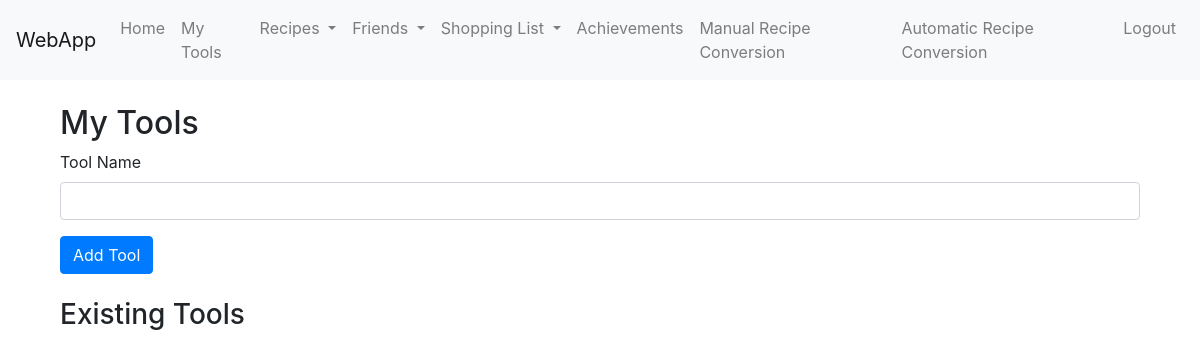
Before: /my_tools (signed in) with the older database file.
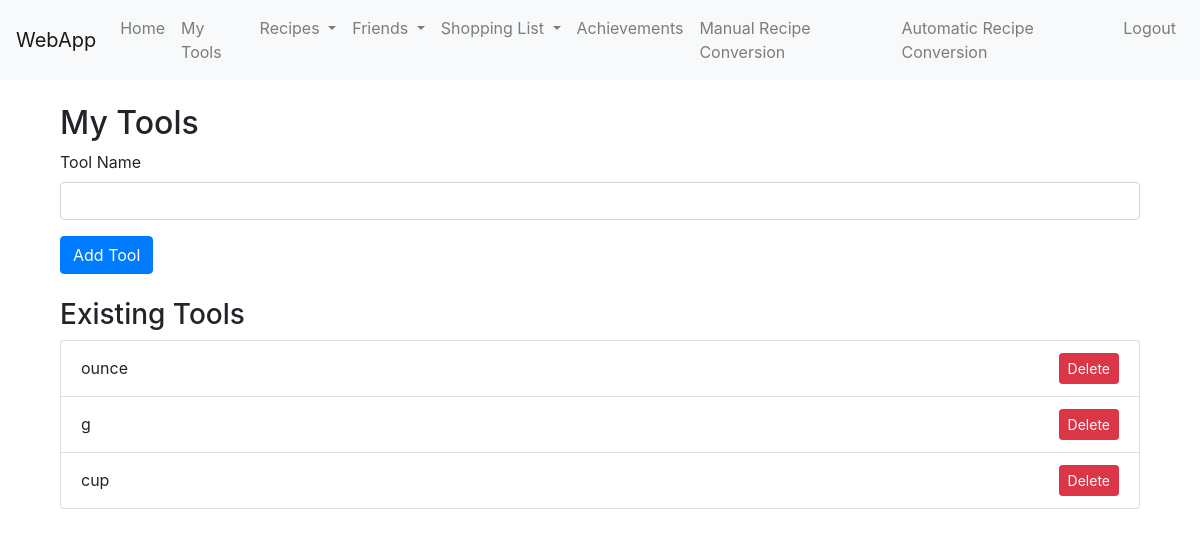
After: the same page with the newer database file.
### app/models.py (models this page shows)
class Tool(db.Model):
    id = db.Column(db.Integer, primary_key=True)
    name = db.Column(db.String(100), nullable=False)
    user_id = db.Column(db.Integer, db.ForeignKey('user.id', ondelete='CASCADE'), nullable=False)

### app/user_routes.py (the view, shortened to what this page needs)
@user.route('/my_tools', methods=['GET', 'POST'])
@login_required
def my_tools():
    form = ToolForm()
    user_tools = Tool.query.filter_by(owner=current_user).all()
    return render_template('my_tools.html', form=form, tools=user_tools)

### app/forms.py
class ToolForm(FlaskForm):
    name = StringField('Tool Name', validators=[DataRequired(), Length(min=1, max=100)])
    submit = SubmitField('Add Tool')

### app/__init__.py (called while the page is built)
@login_manager.user_loader
def load_user(user_id):
    from app.models import User
    return User.query.get(int(user_id))

### app/templates/my_tools.html (shortened to what this page needs)
{% extends "base.html" %}
{% block content %}
<div class="container">
    <h2 class="mt-4">My Tools</h2>
    <form method="POST" action="{{ url_for('user.my_tools') }}">
        <div class="form-group">
            {{ form.name.label(class="form-label") }}
            {{ form.name(class="form-control") }}
        </div>
        <div class="form-group">
            {{ form.submit(class="btn btn-primary") }}
        </div>
    </form>
    <h3 class="mt-4">Existing Tools</h3>
    <ul class="list-group">
        {% for tool in tools %}
            <li class="list-group-item d-flex justify-content-between align-items-center">
                {{ tool.name }}
                <form method="POST" action="{{ url_for('user.delete_tool', tool_id=tool.id) }}" style="display:inline;">
                    <button type="submit" class="btn btn-danger btn-sm">Delete</button>
                </form>
            </li>
        {% endfor %}
    </ul>
</div>
{% endblock %}

### app/templates/base.html (shortened to what this page needs)
<!DOCTYPE html>
<html lang="en">
<head>
    <link rel="stylesheet" href="https://stackpath.bootstrapcdn.com/bootstrap/4.5.2/css/bootstrap.min.css">
</head>
<body>
    <nav class="navbar navbar-expand-lg navbar-light bg-light">
        <a class="navbar-brand" href="{{ url_for('user.index') }}">WebApp</a>
        <div class="collapse navbar-collapse" id="navbarNav">
            <ul class="navbar-nav ml-auto">
                {% if current_user.is_authenticated %}
                    <li class="nav-item">
                        <a class="nav-link" href="{{ url_for('user.index') }}">Home</a>
                    </li>
                    <li class="nav-item">
                        <a class="nav-link" href="{{ url_for('user.my_tools') }}">My Tools</a>
                    </li>
                    <li class="nav-item dropdown">
                        <a class="nav-link dropdown-toggle" href="#" id="recipesDropdown" role="button" data-toggle="dropdown" aria-haspopup="true" aria-expanded="false">
                            Recipes
                        </a>
                    </li>
                    <li class="nav-item dropdown">
                        <a class="nav-link dropdown-toggle" href="#" id="friendsDropdown" role="button" data-toggle="dropdown" aria-haspopup="true" aria-expanded="false">
                            Friends
                        </a>
                    </li>
                    <li class="nav-item dropdown">
                        <a class="nav-link dropdown-toggle" href="#" id="shoppingListDropdown" role="button" data-toggle="dropdown" aria-haspopup="true" aria-expanded="false">
                            Shopping List
                        </a>
                    </li>
                    <li class="nav-item">
                        <a class="nav-link" href="{{ url_for('user.earn_achievements') }}">Achievements</a>
                    </li>
                    <li class="nav-item">
                        <a class="nav-link" href="{{ url_for('user.manual_conversion_tool') }}">Manual Recipe Conversion</a>
                    </li>
                    <li class="nav-item">
                        <a class="nav-link" href="{{ url_for('user.automatic_conversion') }}">Automatic Recipe Conversion</a>
                    </li>
                    <li class="nav-item">
                        <a class="nav-link" href="{{ url_for('user.logout') }}">Logout</a>
                    </li>
                {% endif %}
            </ul>
        </div>
    </nav>
    <div class="container">
        {% block content %}{% endblock %}
    </div>
</body>
</html>

Changed rows visible on the page:
added Tool: name "ounce"
added Tool: name "g"
added Tool: name "cup"
